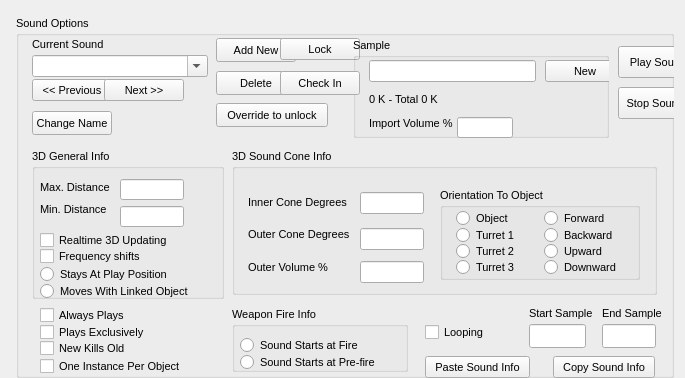
<?xml version="1.0"?>
<ui version="4.0">
  <class>WorldSoundsDialog</class>
  <widget class="QDialog" name="IDD_WORLDSOUNDS">
    <property name="geometry">
      <rect>
        <x>0</x>
        <y>0</y>
        <width>685</width>
        <height>378</height>
      </rect>
    </property>
    <property name="windowTitle">
      <string>World &gt;&gt; Sounds</string>
    </property>
    <property name="font">
      <font>
        <family>Liberation Sans</family>
        <pointsize>8</pointsize>
        <bold>false</bold>
        <italic>false</italic>
      </font>
    </property>
    <property name="enabled">
      <bool>true</bool>
    </property>
    <property name="windowFlags">
      <set>Qt::Dialog|Qt::WindowCloseButtonHint</set>
    </property>
    <property name="minimumSize">
      <size>
        <width>685</width>
        <height>378</height>
      </size>
    </property>
    <property name="maximumSize">
      <size>
        <width>685</width>
        <height>378</height>
      </size>
    </property>
    <widget class="QGroupBox" name="IDC_STATIC">
      <property name="geometry">
        <rect>
          <x>16</x>
          <y>16</y>
          <width>658</width>
          <height>362</height>
        </rect>
      </property>
      <property name="title">
        <string>Sound Options</string>
      </property>
      <property name="visible">
        <bool>true</bool>
      </property>
      <property name="enabled">
        <bool>true</bool>
      </property>
      <property name="flat">
        <bool>false</bool>
      </property>
      <widget class="QLabel" name="IDC_STATIC_2">
        <property name="geometry">
          <rect>
            <x>16</x>
            <y>22</y>
            <width>80</width>
            <height>13</height>
          </rect>
        </property>
        <property name="text">
          <string>Current Sound</string>
        </property>
        <property name="visible">
          <bool>true</bool>
        </property>
        <property name="enabled">
          <bool>true</bool>
        </property>
        <property name="alignment">
          <set>Qt::AlignLeft</set>
        </property>
      </widget>
      <widget class="QPushButton" name="IDC_ADD_SOUND">
        <property name="geometry">
          <rect>
            <x>200</x>
            <y>22</y>
            <width>80</width>
            <height>24</height>
          </rect>
        </property>
        <property name="text">
          <string>Add New</string>
        </property>
        <property name="visible">
          <bool>true</bool>
        </property>
        <property name="enabled">
          <bool>true</bool>
        </property>
        <property name="default">
          <bool>false</bool>
        </property>
        <property name="autoDefault">
          <bool>false</bool>
        </property>
      </widget>
      <widget class="QPushButton" name="IDC_LOCK_SOUND">
        <property name="geometry">
          <rect>
            <x>264</x>
            <y>22</y>
            <width>80</width>
            <height>22</height>
          </rect>
        </property>
        <property name="text">
          <string>Lock</string>
        </property>
        <property name="visible">
          <bool>true</bool>
        </property>
        <property name="enabled">
          <bool>true</bool>
        </property>
        <property name="default">
          <bool>false</bool>
        </property>
        <property name="autoDefault">
          <bool>false</bool>
        </property>
      </widget>
      <widget class="QGroupBox" name="IDC_STATIC_3">
        <property name="geometry">
          <rect>
            <x>337</x>
            <y>22</y>
            <width>256</width>
            <height>100</height>
          </rect>
        </property>
        <property name="title">
          <string>Sample</string>
        </property>
        <property name="visible">
          <bool>true</bool>
        </property>
        <property name="enabled">
          <bool>true</bool>
        </property>
        <property name="flat">
          <bool>false</bool>
        </property>
        <widget class="QLineEdit" name="IDC_RAW_NAME_EDIT">
          <property name="geometry">
            <rect>
              <x>16</x>
              <y>22</y>
              <width>167</width>
              <height>22</height>
            </rect>
          </property>
          <property name="visible">
            <bool>true</bool>
          </property>
          <property name="enabled">
            <bool>true</bool>
          </property>
        </widget>
        <widget class="QPushButton" name="IDC_LOAD_SOUND">
          <property name="geometry">
            <rect>
              <x>192</x>
              <y>22</y>
              <width>80</width>
              <height>22</height>
            </rect>
          </property>
          <property name="text">
            <string>New</string>
          </property>
          <property name="visible">
            <bool>true</bool>
          </property>
          <property name="enabled">
            <bool>true</bool>
          </property>
          <property name="default">
            <bool>false</bool>
          </property>
          <property name="autoDefault">
            <bool>false</bool>
          </property>
        </widget>
        <widget class="QLabel" name="IDC_SOUND_MEMORY_STATIC">
          <property name="geometry">
            <rect>
              <x>16</x>
              <y>55</y>
              <width>216</width>
              <height>16</height>
            </rect>
          </property>
          <property name="text">
            <string>0 K - Total 0 K</string>
          </property>
          <property name="visible">
            <bool>true</bool>
          </property>
          <property name="enabled">
            <bool>true</bool>
          </property>
          <property name="alignment">
            <set>Qt::AlignLeft</set>
          </property>
        </widget>
        <widget class="QLabel" name="IDC_STATIC_4">
          <property name="geometry">
            <rect>
              <x>16</x>
              <y>79</y>
              <width>88</width>
              <height>16</height>
            </rect>
          </property>
          <property name="text">
            <string>Import Volume %</string>
          </property>
          <property name="visible">
            <bool>true</bool>
          </property>
          <property name="enabled">
            <bool>true</bool>
          </property>
          <property name="alignment">
            <set>Qt::AlignLeft</set>
          </property>
        </widget>
        <widget class="QLineEdit" name="IDC_SOUND_IMPORT_VOLUME_EDIT">
          <property name="geometry">
            <rect>
              <x>104</x>
              <y>79</y>
              <width>56</width>
              <height>21</height>
            </rect>
          </property>
          <property name="visible">
            <bool>true</bool>
          </property>
          <property name="enabled">
            <bool>true</bool>
          </property>
        </widget>
      </widget>
      <widget class="QPushButton" name="IDC_PLAYSOUND">
        <property name="geometry">
          <rect>
            <x>602</x>
            <y>30</y>
            <width>80</width>
            <height>32</height>
          </rect>
        </property>
        <property name="text">
          <string>Play Sound</string>
        </property>
        <property name="visible">
          <bool>true</bool>
        </property>
        <property name="enabled">
          <bool>true</bool>
        </property>
        <property name="default">
          <bool>false</bool>
        </property>
        <property name="autoDefault">
          <bool>false</bool>
        </property>
      </widget>
      <widget class="QComboBox" name="IDC_SOUND_PULLDOWN">
        <property name="maxVisibleItems">
          <number>7</number>
        </property>
        <property name="geometry">
          <rect>
            <x>16</x>
            <y>39</y>
            <width>176</width>
            <height>22</height>
          </rect>
        </property>
        <property name="visible">
          <bool>true</bool>
        </property>
        <property name="enabled">
          <bool>true</bool>
        </property>
        <property name="editable">
          <bool>true</bool>
        </property>
      </widget>
      <widget class="QPushButton" name="IDC_DELETE_SOUND">
        <property name="geometry">
          <rect>
            <x>200</x>
            <y>55</y>
            <width>80</width>
            <height>24</height>
          </rect>
        </property>
        <property name="text">
          <string>Delete</string>
        </property>
        <property name="visible">
          <bool>true</bool>
        </property>
        <property name="enabled">
          <bool>true</bool>
        </property>
        <property name="default">
          <bool>false</bool>
        </property>
        <property name="autoDefault">
          <bool>false</bool>
        </property>
      </widget>
      <widget class="QPushButton" name="IDC_CHECKIN_SOUND">
        <property name="geometry">
          <rect>
            <x>264</x>
            <y>55</y>
            <width>80</width>
            <height>24</height>
          </rect>
        </property>
        <property name="text">
          <string>Check In</string>
        </property>
        <property name="visible">
          <bool>true</bool>
        </property>
        <property name="enabled">
          <bool>true</bool>
        </property>
        <property name="default">
          <bool>false</bool>
        </property>
        <property name="autoDefault">
          <bool>false</bool>
        </property>
      </widget>
      <widget class="QPushButton" name="IDC_PREV_SOUND">
        <property name="geometry">
          <rect>
            <x>16</x>
            <y>63</y>
            <width>80</width>
            <height>22</height>
          </rect>
        </property>
        <property name="text">
          <string>&lt;&lt; Previous</string>
        </property>
        <property name="visible">
          <bool>true</bool>
        </property>
        <property name="enabled">
          <bool>true</bool>
        </property>
        <property name="default">
          <bool>false</bool>
        </property>
        <property name="autoDefault">
          <bool>false</bool>
        </property>
      </widget>
      <widget class="QPushButton" name="IDC_NEXT_SOUND">
        <property name="geometry">
          <rect>
            <x>88</x>
            <y>63</y>
            <width>80</width>
            <height>22</height>
          </rect>
        </property>
        <property name="text">
          <string>Next &gt;&gt;</string>
        </property>
        <property name="visible">
          <bool>true</bool>
        </property>
        <property name="enabled">
          <bool>true</bool>
        </property>
        <property name="default">
          <bool>false</bool>
        </property>
        <property name="autoDefault">
          <bool>false</bool>
        </property>
      </widget>
      <widget class="QPushButton" name="IDC_KILLSOUNDS">
        <property name="geometry">
          <rect>
            <x>602</x>
            <y>71</y>
            <width>80</width>
            <height>32</height>
          </rect>
        </property>
        <property name="text">
          <string>Stop Sounds</string>
        </property>
        <property name="visible">
          <bool>true</bool>
        </property>
        <property name="enabled">
          <bool>true</bool>
        </property>
        <property name="default">
          <bool>false</bool>
        </property>
        <property name="autoDefault">
          <bool>false</bool>
        </property>
      </widget>
      <widget class="QPushButton" name="IDC_OVERRIDE">
        <property name="geometry">
          <rect>
            <x>200</x>
            <y>87</y>
            <width>112</width>
            <height>24</height>
          </rect>
        </property>
        <property name="text">
          <string>Override to unlock</string>
        </property>
        <property name="visible">
          <bool>true</bool>
        </property>
        <property name="enabled">
          <bool>true</bool>
        </property>
        <property name="default">
          <bool>false</bool>
        </property>
        <property name="autoDefault">
          <bool>false</bool>
        </property>
      </widget>
      <widget class="QPushButton" name="IDC_SOUND_CHANGE_NAME">
        <property name="geometry">
          <rect>
            <x>16</x>
            <y>95</y>
            <width>80</width>
            <height>24</height>
          </rect>
        </property>
        <property name="text">
          <string>Change Name</string>
        </property>
        <property name="visible">
          <bool>true</bool>
        </property>
        <property name="enabled">
          <bool>true</bool>
        </property>
        <property name="default">
          <bool>false</bool>
        </property>
        <property name="autoDefault">
          <bool>false</bool>
        </property>
      </widget>
      <widget class="QGroupBox" name="IDC_STATIC_5">
        <property name="geometry">
          <rect>
            <x>16</x>
            <y>133</y>
            <width>192</width>
            <height>150</height>
          </rect>
        </property>
        <property name="title">
          <string>3D General Info</string>
        </property>
        <property name="visible">
          <bool>true</bool>
        </property>
        <property name="enabled">
          <bool>true</bool>
        </property>
        <property name="flat">
          <bool>false</bool>
        </property>
        <widget class="QLineEdit" name="IDC_SOUNDMAXDIST_EDIT">
          <property name="geometry">
            <rect>
              <x>88</x>
              <y>30</y>
              <width>64</width>
              <height>21</height>
            </rect>
          </property>
          <property name="visible">
            <bool>true</bool>
          </property>
          <property name="enabled">
            <bool>true</bool>
          </property>
        </widget>
        <widget class="QLabel" name="IDC_STATIC_6">
          <property name="geometry">
            <rect>
              <x>8</x>
              <y>32</y>
              <width>73</width>
              <height>13</height>
            </rect>
          </property>
          <property name="text">
            <string>Max. Distance</string>
          </property>
          <property name="visible">
            <bool>true</bool>
          </property>
          <property name="enabled">
            <bool>true</bool>
          </property>
          <property name="alignment">
            <set>Qt::AlignLeft</set>
          </property>
        </widget>
        <widget class="QLabel" name="IDC_STATIC_7">
          <property name="geometry">
            <rect>
              <x>8</x>
              <y>54</y>
              <width>70</width>
              <height>13</height>
            </rect>
          </property>
          <property name="text">
            <string>Min. Distance</string>
          </property>
          <property name="visible">
            <bool>true</bool>
          </property>
          <property name="enabled">
            <bool>true</bool>
          </property>
          <property name="alignment">
            <set>Qt::AlignLeft</set>
          </property>
        </widget>
        <widget class="QLineEdit" name="IDC_SOUNDMINDIST_EDIT">
          <property name="geometry">
            <rect>
              <x>88</x>
              <y>57</y>
              <width>64</width>
              <height>21</height>
            </rect>
          </property>
          <property name="visible">
            <bool>true</bool>
          </property>
          <property name="enabled">
            <bool>true</bool>
          </property>
        </widget>
        <widget class="QCheckBox" name="IDC_SOUND_NO_UPDATE">
          <property name="geometry">
            <rect>
              <x>8</x>
              <y>83</y>
              <width>154</width>
              <height>17</height>
            </rect>
          </property>
          <property name="text">
            <string>Realtime 3D Updating</string>
          </property>
          <property name="visible">
            <bool>true</bool>
          </property>
          <property name="enabled">
            <bool>true</bool>
          </property>
        </widget>
        <widget class="QCheckBox" name="IDC_SOUNDHALLEFFECT_CHECK">
          <property name="geometry">
            <rect>
              <x>8</x>
              <y>99</y>
              <width>128</width>
              <height>16</height>
            </rect>
          </property>
          <property name="text">
            <string>Frequency shifts</string>
          </property>
          <property name="visible">
            <bool>true</bool>
          </property>
          <property name="enabled">
            <bool>true</bool>
          </property>
        </widget>
        <widget class="QRadioButton" name="IDC_SOUNDPOSATTACH_RADIO">
          <property name="geometry">
            <rect>
              <x>8</x>
              <y>117</y>
              <width>152</width>
              <height>16</height>
            </rect>
          </property>
          <property name="text">
            <string>Stays At Play Position</string>
          </property>
          <property name="visible">
            <bool>true</bool>
          </property>
          <property name="enabled">
            <bool>true</bool>
          </property>
        </widget>
        <widget class="QRadioButton" name="IDC_SOUNDOBJATTACH_RADIO">
          <property name="geometry">
            <rect>
              <x>8</x>
              <y>134</y>
              <width>168</width>
              <height>16</height>
            </rect>
          </property>
          <property name="text">
            <string>Moves With Linked Object</string>
          </property>
          <property name="visible">
            <bool>true</bool>
          </property>
          <property name="enabled">
            <bool>true</bool>
          </property>
        </widget>
      </widget>
      <widget class="QGroupBox" name="IDC_STATIC_8">
        <property name="geometry">
          <rect>
            <x>216</x>
            <y>133</y>
            <width>425</width>
            <height>146</height>
          </rect>
        </property>
        <property name="title">
          <string>3D Sound Cone Info</string>
        </property>
        <property name="visible">
          <bool>true</bool>
        </property>
        <property name="enabled">
          <bool>true</bool>
        </property>
        <property name="flat">
          <bool>false</bool>
        </property>
        <widget class="QGroupBox" name="IDC_STATIC_9">
          <property name="geometry">
            <rect>
              <x>208</x>
              <y>39</y>
              <width>200</width>
              <height>92</height>
            </rect>
          </property>
          <property name="title">
            <string>Orientation To Object</string>
          </property>
          <property name="visible">
            <bool>true</bool>
          </property>
          <property name="enabled">
            <bool>true</bool>
          </property>
          <property name="flat">
            <bool>false</bool>
          </property>
          <widget class="QRadioButton" name="IDC_SOUNDOBJECT_RADIO">
            <property name="geometry">
              <rect>
                <x>16</x>
                <y>22</y>
                <width>64</width>
                <height>16</height>
              </rect>
            </property>
            <property name="text">
              <string>Object</string>
            </property>
            <property name="visible">
              <bool>true</bool>
            </property>
            <property name="enabled">
              <bool>true</bool>
            </property>
          </widget>
          <widget class="QRadioButton" name="IDC_SOUNDFORWARD_RADIO">
            <property name="geometry">
              <rect>
                <x>104</x>
                <y>22</y>
                <width>72</width>
                <height>16</height>
              </rect>
            </property>
            <property name="text">
              <string>Forward</string>
            </property>
            <property name="visible">
              <bool>true</bool>
            </property>
            <property name="enabled">
              <bool>true</bool>
            </property>
          </widget>
          <widget class="QRadioButton" name="IDC_SOUNDTURRET1_RADIO">
            <property name="geometry">
              <rect>
                <x>16</x>
                <y>39</y>
                <width>80</width>
                <height>16</height>
              </rect>
            </property>
            <property name="text">
              <string>Turret 1</string>
            </property>
            <property name="visible">
              <bool>true</bool>
            </property>
            <property name="enabled">
              <bool>true</bool>
            </property>
          </widget>
          <widget class="QRadioButton" name="IDC_SOUNDBACKWARD_RADIO">
            <property name="geometry">
              <rect>
                <x>104</x>
                <y>39</y>
                <width>72</width>
                <height>16</height>
              </rect>
            </property>
            <property name="text">
              <string>Backward</string>
            </property>
            <property name="visible">
              <bool>true</bool>
            </property>
            <property name="enabled">
              <bool>true</bool>
            </property>
          </widget>
          <widget class="QRadioButton" name="IDC_SOUNDTURRET2_RADIO">
            <property name="geometry">
              <rect>
                <x>16</x>
                <y>55</y>
                <width>64</width>
                <height>16</height>
              </rect>
            </property>
            <property name="text">
              <string>Turret 2</string>
            </property>
            <property name="visible">
              <bool>true</bool>
            </property>
            <property name="enabled">
              <bool>true</bool>
            </property>
          </widget>
          <widget class="QRadioButton" name="IDC_SOUNDUPWARD_RADIO">
            <property name="geometry">
              <rect>
                <x>104</x>
                <y>55</y>
                <width>64</width>
                <height>16</height>
              </rect>
            </property>
            <property name="text">
              <string>Upward</string>
            </property>
            <property name="visible">
              <bool>true</bool>
            </property>
            <property name="enabled">
              <bool>true</bool>
            </property>
          </widget>
          <widget class="QRadioButton" name="IDC_SOUNDTURRET3_RADIO">
            <property name="geometry">
              <rect>
                <x>16</x>
                <y>71</y>
                <width>88</width>
                <height>16</height>
              </rect>
            </property>
            <property name="text">
              <string>Turret 3</string>
            </property>
            <property name="visible">
              <bool>true</bool>
            </property>
            <property name="enabled">
              <bool>true</bool>
            </property>
          </widget>
          <widget class="QRadioButton" name="IDC_SOUNDDOWNWARD_RADIO">
            <property name="geometry">
              <rect>
                <x>104</x>
                <y>71</y>
                <width>88</width>
                <height>16</height>
              </rect>
            </property>
            <property name="text">
              <string>Downward</string>
            </property>
            <property name="visible">
              <bool>true</bool>
            </property>
            <property name="enabled">
              <bool>true</bool>
            </property>
          </widget>
        </widget>
        <widget class="QLineEdit" name="IDC_SOUNDINNERCONEANGLE_EDIT">
          <property name="geometry">
            <rect>
              <x>128</x>
              <y>43</y>
              <width>64</width>
              <height>22</height>
            </rect>
          </property>
          <property name="visible">
            <bool>true</bool>
          </property>
          <property name="enabled">
            <bool>true</bool>
          </property>
        </widget>
        <widget class="QLabel" name="IDC_STATIC_10">
          <property name="geometry">
            <rect>
              <x>16</x>
              <y>47</y>
              <width>102</width>
              <height>13</height>
            </rect>
          </property>
          <property name="text">
            <string>Inner Cone Degrees</string>
          </property>
          <property name="visible">
            <bool>true</bool>
          </property>
          <property name="enabled">
            <bool>true</bool>
          </property>
          <property name="alignment">
            <set>Qt::AlignLeft</set>
          </property>
        </widget>
        <widget class="QLabel" name="IDC_STATIC_11">
          <property name="geometry">
            <rect>
              <x>16</x>
              <y>79</y>
              <width>105</width>
              <height>13</height>
            </rect>
          </property>
          <property name="text">
            <string>Outer Cone Degrees</string>
          </property>
          <property name="visible">
            <bool>true</bool>
          </property>
          <property name="enabled">
            <bool>true</bool>
          </property>
          <property name="alignment">
            <set>Qt::AlignLeft</set>
          </property>
        </widget>
        <widget class="QLineEdit" name="IDC_SOUNDOUTERCONEANGLE_EDIT">
          <property name="geometry">
            <rect>
              <x>128</x>
              <y>79</y>
              <width>64</width>
              <height>22</height>
            </rect>
          </property>
          <property name="visible">
            <bool>true</bool>
          </property>
          <property name="enabled">
            <bool>true</bool>
          </property>
        </widget>
        <widget class="QLabel" name="IDC_STATIC_12">
          <property name="geometry">
            <rect>
              <x>16</x>
              <y>112</y>
              <width>99</width>
              <height>13</height>
            </rect>
          </property>
          <property name="text">
            <string>Outer Volume %</string>
          </property>
          <property name="visible">
            <bool>true</bool>
          </property>
          <property name="enabled">
            <bool>true</bool>
          </property>
          <property name="alignment">
            <set>Qt::AlignLeft</set>
          </property>
        </widget>
        <widget class="QLineEdit" name="IDC_SOUNDOUTERCONEVOL_EDIT">
          <property name="geometry">
            <rect>
              <x>128</x>
              <y>112</y>
              <width>64</width>
              <height>22</height>
            </rect>
          </property>
          <property name="visible">
            <bool>true</bool>
          </property>
          <property name="enabled">
            <bool>true</bool>
          </property>
        </widget>
      </widget>
      <widget class="QCheckBox" name="IDC_SOUNDFOREVER_CHECK">
        <property name="geometry">
          <rect>
            <x>24</x>
            <y>291</y>
            <width>109</width>
            <height>16</height>
          </rect>
        </property>
        <property name="text">
          <string>Always Plays</string>
        </property>
        <property name="visible">
          <bool>true</bool>
        </property>
        <property name="enabled">
          <bool>true</bool>
        </property>
      </widget>
      <widget class="QGroupBox" name="IDC_STATIC_13">
        <property name="geometry">
          <rect>
            <x>216</x>
            <y>291</y>
            <width>176</width>
            <height>65</height>
          </rect>
        </property>
        <property name="title">
          <string>Weapon Fire Info</string>
        </property>
        <property name="visible">
          <bool>true</bool>
        </property>
        <property name="enabled">
          <bool>true</bool>
        </property>
        <property name="flat">
          <bool>false</bool>
        </property>
        <widget class="QRadioButton" name="IDC_RADIO3">
          <property name="geometry">
            <rect>
              <x>8</x>
              <y>30</y>
              <width>144</width>
              <height>16</height>
            </rect>
          </property>
          <property name="text">
            <string>Sound Starts at Fire</string>
          </property>
          <property name="visible">
            <bool>true</bool>
          </property>
          <property name="enabled">
            <bool>true</bool>
          </property>
        </widget>
        <widget class="QRadioButton" name="IDC_RADIO4">
          <property name="geometry">
            <rect>
              <x>8</x>
              <y>47</y>
              <width>144</width>
              <height>16</height>
            </rect>
          </property>
          <property name="text">
            <string>Sound Starts at Pre-fire</string>
          </property>
          <property name="visible">
            <bool>true</bool>
          </property>
          <property name="enabled">
            <bool>true</bool>
          </property>
        </widget>
      </widget>
      <widget class="QLabel" name="IDC_STATIC_14">
        <property name="geometry">
          <rect>
            <x>513</x>
            <y>291</y>
            <width>64</width>
            <height>16</height>
          </rect>
        </property>
        <property name="text">
          <string>Start Sample</string>
        </property>
        <property name="visible">
          <bool>true</bool>
        </property>
        <property name="enabled">
          <bool>true</bool>
        </property>
        <property name="alignment">
          <set>Qt::AlignLeft</set>
        </property>
      </widget>
      <widget class="QLabel" name="IDC_STATIC_15">
        <property name="geometry">
          <rect>
            <x>586</x>
            <y>291</y>
            <width>64</width>
            <height>13</height>
          </rect>
        </property>
        <property name="text">
          <string>End Sample</string>
        </property>
        <property name="visible">
          <bool>true</bool>
        </property>
        <property name="enabled">
          <bool>true</bool>
        </property>
        <property name="alignment">
          <set>Qt::AlignLeft</set>
        </property>
      </widget>
      <widget class="QCheckBox" name="IDC_SOUNDEXCLUSIVE_CHECK">
        <property name="geometry">
          <rect>
            <x>24</x>
            <y>308</y>
            <width>112</width>
            <height>16</height>
          </rect>
        </property>
        <property name="text">
          <string>Plays Exclusively</string>
        </property>
        <property name="visible">
          <bool>true</bool>
        </property>
        <property name="enabled">
          <bool>true</bool>
        </property>
      </widget>
      <widget class="QCheckBox" name="IDC_LOOPING_CHECK">
        <property name="geometry">
          <rect>
            <x>409</x>
            <y>308</y>
            <width>65</width>
            <height>16</height>
          </rect>
        </property>
        <property name="text">
          <string>Looping</string>
        </property>
        <property name="visible">
          <bool>true</bool>
        </property>
        <property name="enabled">
          <bool>true</bool>
        </property>
      </widget>
      <widget class="QLineEdit" name="IDC_SOUNDLOOPSTART_EDIT">
        <property name="geometry">
          <rect>
            <x>513</x>
            <y>308</y>
            <width>57</width>
            <height>24</height>
          </rect>
        </property>
        <property name="visible">
          <bool>true</bool>
        </property>
        <property name="enabled">
          <bool>true</bool>
        </property>
      </widget>
      <widget class="QLineEdit" name="IDC_SOUNDLOOPEND_EDIT">
        <property name="geometry">
          <rect>
            <x>586</x>
            <y>308</y>
            <width>54</width>
            <height>24</height>
          </rect>
        </property>
        <property name="visible">
          <bool>true</bool>
        </property>
        <property name="enabled">
          <bool>true</bool>
        </property>
      </widget>
      <widget class="QCheckBox" name="IDC_SOUNDONCE_CHECK">
        <property name="geometry">
          <rect>
            <x>24</x>
            <y>324</y>
            <width>96</width>
            <height>16</height>
          </rect>
        </property>
        <property name="text">
          <string>New Kills Old</string>
        </property>
        <property name="visible">
          <bool>true</bool>
        </property>
        <property name="enabled">
          <bool>true</bool>
        </property>
      </widget>
      <widget class="QPushButton" name="IDC_SOUNDPASTE_BUTTON">
        <property name="geometry">
          <rect>
            <x>409</x>
            <y>340</y>
            <width>105</width>
            <height>22</height>
          </rect>
        </property>
        <property name="text">
          <string>Paste Sound Info</string>
        </property>
        <property name="visible">
          <bool>true</bool>
        </property>
        <property name="enabled">
          <bool>true</bool>
        </property>
        <property name="default">
          <bool>false</bool>
        </property>
        <property name="autoDefault">
          <bool>false</bool>
        </property>
      </widget>
      <widget class="QPushButton" name="IDC_SOUNDCOPY_EDIT">
        <property name="geometry">
          <rect>
            <x>537</x>
            <y>340</y>
            <width>102</width>
            <height>22</height>
          </rect>
        </property>
        <property name="text">
          <string>Copy Sound Info</string>
        </property>
        <property name="visible">
          <bool>true</bool>
        </property>
        <property name="enabled">
          <bool>true</bool>
        </property>
        <property name="default">
          <bool>false</bool>
        </property>
        <property name="autoDefault">
          <bool>false</bool>
        </property>
      </widget>
      <widget class="QCheckBox" name="IDC_SOUND_ONCE_PER_OBJ_CHECK">
        <property name="geometry">
          <rect>
            <x>24</x>
            <y>342</y>
            <width>144</width>
            <height>16</height>
          </rect>
        </property>
        <property name="text">
          <string>One Instance Per Object</string>
        </property>
        <property name="visible">
          <bool>true</bool>
        </property>
        <property name="enabled">
          <bool>true</bool>
        </property>
      </widget>
    </widget>
  </widget>
</ui>
